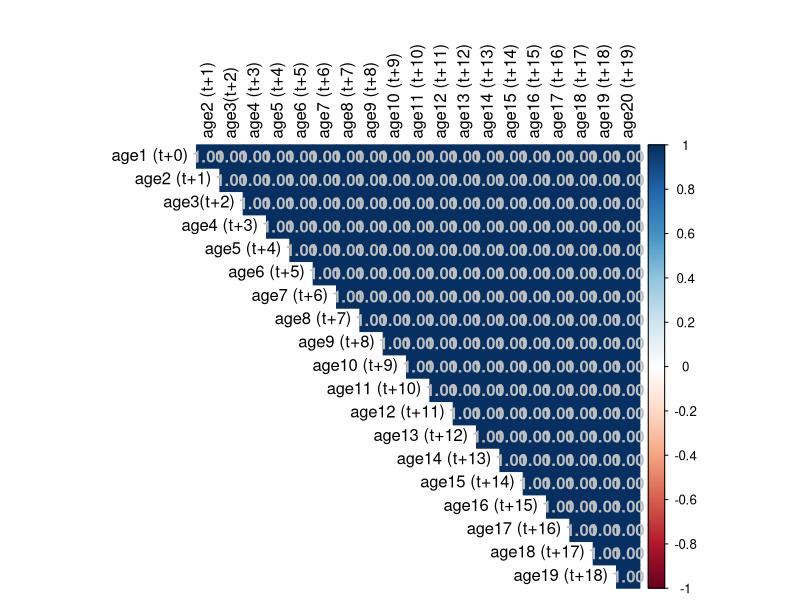
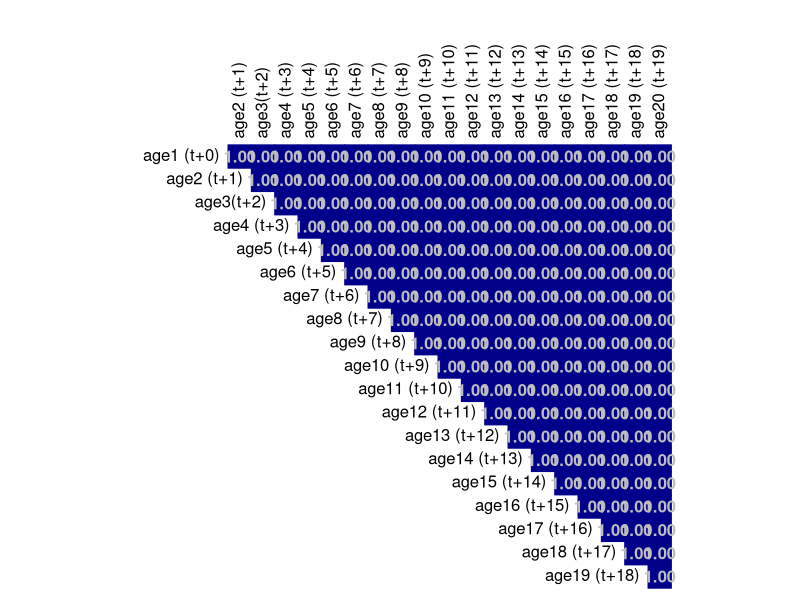
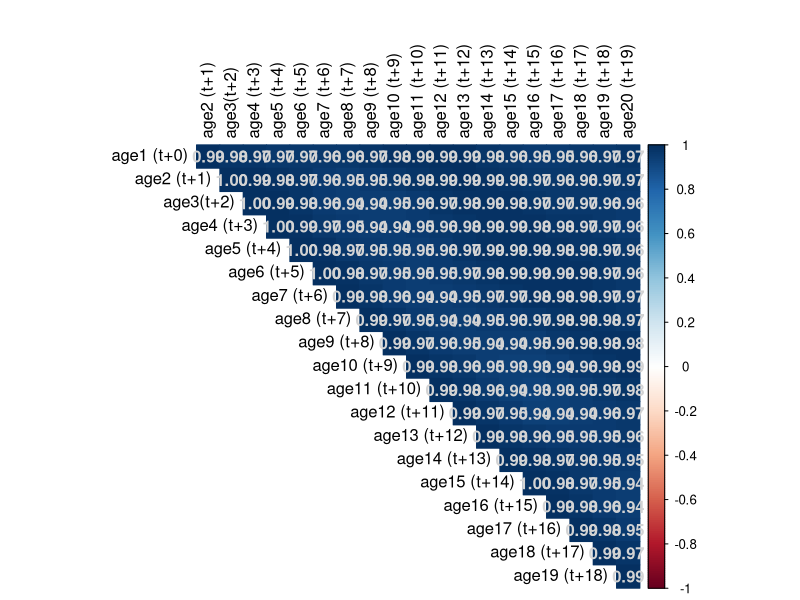
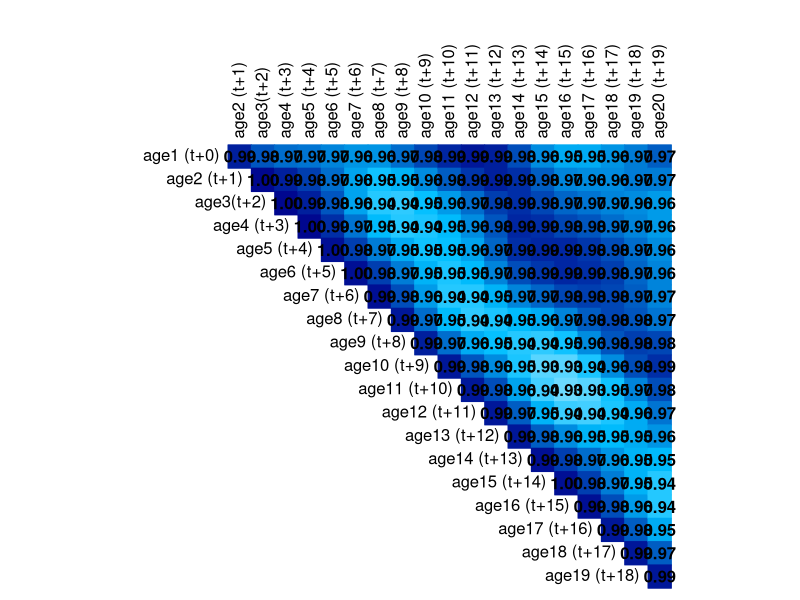
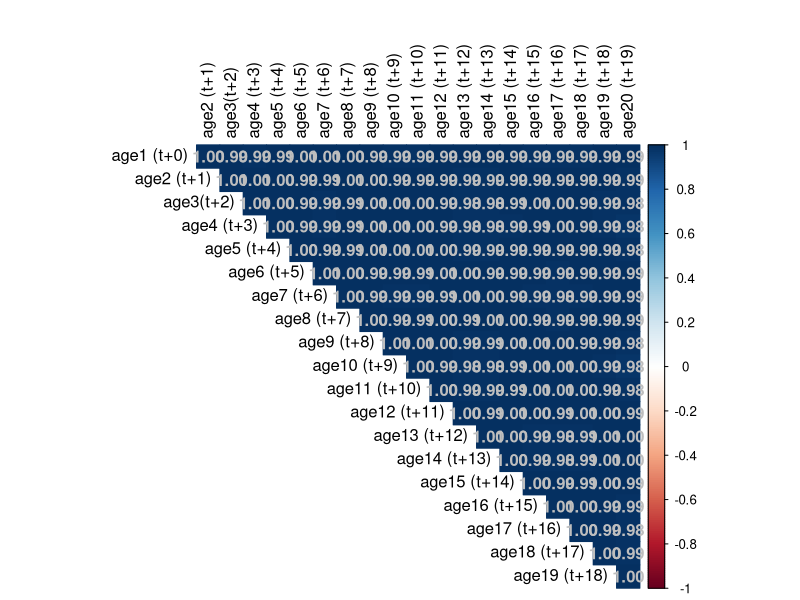
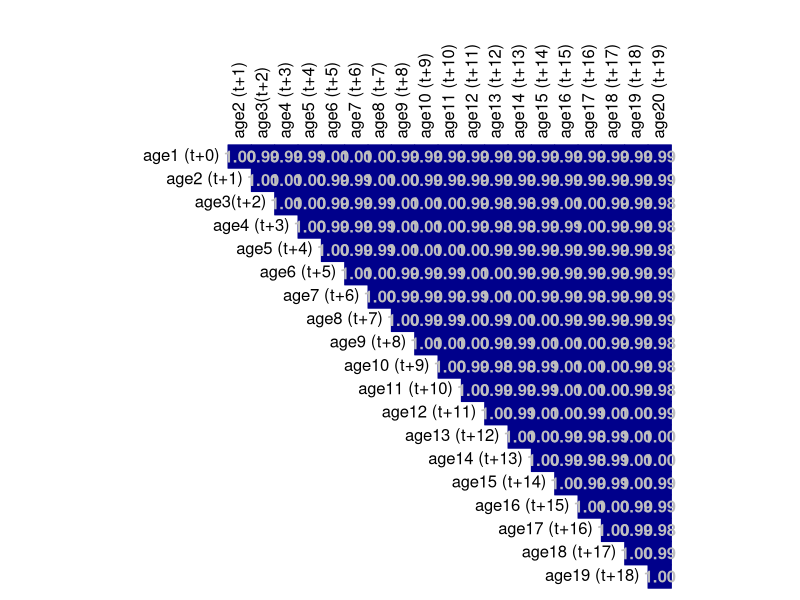
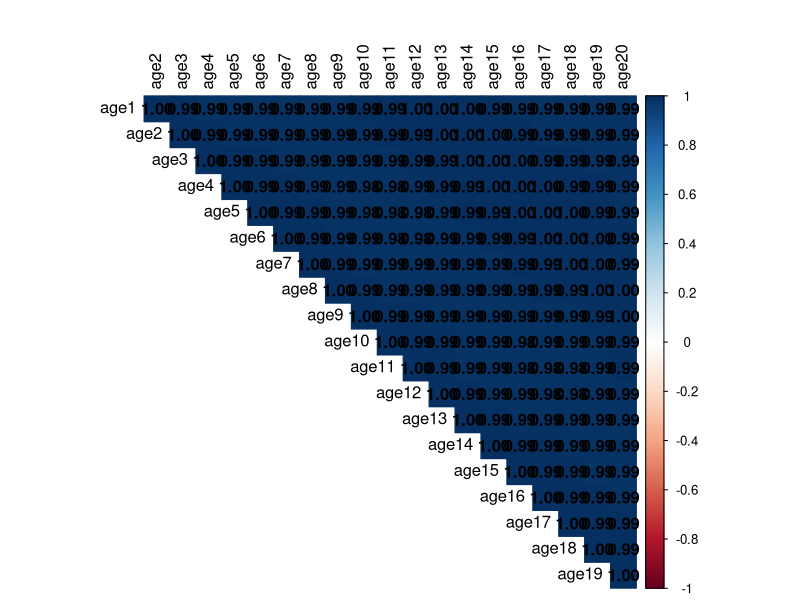
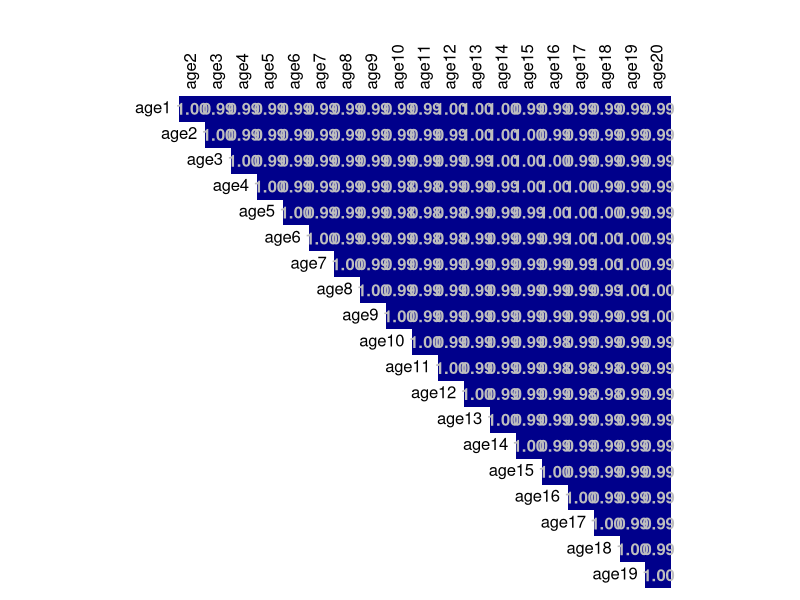

Source code (R) for these figures, in order:
### dynamic rho visualization ####
### 
### created 8/17/22 to visualize the outputs from dyrho_parallel.R
### this is only the simulated corrplots for lagged correlation and dynamic rho correlation
### the empirical plots are in the empirical_analysis.Rmd script
### 

# load packages
library(dplyr)
library(tidyverse)
library(purrr)
library(ggplot2)
library(corrplot)
library(RColorBrewer)
library(viridisLite)

######################import the data#####################################################################################
dystats <-read.csv("pairwise_rho_outputs/dyrho_sim_stats.csv",header=T)
lagcorstats<-read.csv("pairwise_rho_outputs/lagged_correlation_sim_stats.csv",header=T)
dyrho_matrix <-read.csv("pairwise_rho_outputs/dyrho_supermatrices.csv",header=T)
lagcor_matrix <-read.csv("pairwise_rho_outputs/lagged_correlation_supermatrices.csv",header=T)


########################## SUMMARY STATISTICS #################################################################################
sumstats_dy <-dystats %>%group_by(sim)%>% summarize(mn=mean(mean), sem =sd(mean), msd=mean(sd_dyrho))
sumstats_dy 

sumstats_lagcor <-lagcorstats %>%group_by(sim)%>% summarize(mn=mean(mean_pairwisedist), sem =sd(mean_pairwisedist), msd=mean(sd_pairwisedist))
sumstats_lagcor 

######################## LAGGED CORRELATION CORRPLOT #########################################################################
lagged_ages <-c("age1 (t+0)", "age2 (t+1)","age3(t+2)","age4 (t+3)","age5 (t+4)","age6 (t+5)","age7 (t+6)","age8 (t+7)",
                "age9 (t+8)","age10 (t+9)","age11 (t+10)","age12 (t+11)","age13 (t+12)","age14 (t+13)","age15 (t+14)",
                "age16 (t+15)","age17 (t+16)","age18 (t+17)","age19 (t+18)","age20 (t+19)")

##export as .png with height =1000 and width = 1000##

### SIM I #############
lcm1 <-filter(lagcor_matrix, sim=="I")%>%select(-sim,-X)%>%as.matrix()
colnames(lcm1)<-lagged_ages
rownames(lcm1)<-lagged_ages
corrplot(lcm1, type="upper", method="color", title="", mar=c(0,0,2,0), addCoef.col = 'grey', diag=F,tl.col = "black")
#rescale
corrplot(lcm1, type="upper", method="color", title="", mar=c(0,0,2,0), 
         addCoef.col = 'grey', 
         diag=F,tl.col = "black",is.corr = T, col.lim = c(0.9, 1.0),
         #col=colorRampPalette(c("white","navy"),alpha=FALSE,space = "Lab")(50))
         col = colorRampPalette(c("white", "deepskyblue", "blue4"))(50),cl.pos="n")


### SIM II ##############
lcm2 <-filter(lagcor_matrix, sim=="II")%>%select(-sim,-X)%>%as.matrix()
colnames(lcm2)<-lagged_ages
rownames(lcm2)<-lagged_ages
corrplot(lcm2, type="upper", method="color", title="", mar=c(0,0,2,0), addCoef.col = 'light grey', diag=F,tl.col = "black")
#rescale
corrplot(lcm2, type="upper", method="color", title="", mar=c(0,0,2,0), 
         addCoef.col = 'black', 
         diag=F,tl.col = "black",is.corr = F, col.lim = c(0.9, 1.0),
         #col=colorRampPalette(c("white","navy"),alpha=FALSE,space = "Lab")(50))
         col = colorRampPalette(c("white", "deepskyblue", "blue4"))(50),cl.pos="n")



### SIM III ################
lcm3 <-filter(lagcor_matrix, sim=="III")%>%select(-sim,-X)%>%as.matrix()
colnames(lcm3)<-lagged_ages
rownames(lcm3)<-lagged_ages
corrplot(lcm3, type="upper", method="color", title="", mar=c(0,0,2,0), addCoef.col = 'grey', diag=F,tl.col = "black")
#rescale
corrplot(lcm3, type="upper", method="color", title="", mar=c(0,0,2,0), 
         addCoef.col = 'grey', 
         diag=F,tl.col = "black",is.corr = T, col.lim = c(0.9, 1.0),
         #col=colorRampPalette(c("white","navy"),alpha=FALSE,space = "Lab")(50))
         col = colorRampPalette(c("white", "deepskyblue", "blue4"))(50),cl.pos="n")


######################## DYNAMIC RHO CORRPLOT #########################################################################
rho_ages <-c("age1","age2","age3","age4","age5","age6","age7","age8","age9","age10","age11","age12","age13","age14","age15",
             "age16","age17","age18","age19","age20")

##export as .png with height =1000 and width = 1000##


### SIM I #############
drm1 <-filter(dyrho_matrix, sim=="I")%>%select(-sim,-X)%>%as.matrix()
colnames(drm1)<-rho_ages
rownames(drm1)<-rho_ages
corrplot(drm1, type="upper", method="color", title="", mar=c(0,0,2,0), addCoef.col = 'black', diag=F,tl.col = "black",is.corr = TRUE)
#rescaled
corrplot(drm1, type="upper", method="shade", title="", mar=c(0,0,2,0), 
         addCoef.col = 'grey', 
         diag=F,tl.col = "black",is.corr = T, 
         col.lim = c(0.9, 1.0),
        #col=colorRampPalette(c("white","navy"),alpha=FALSE)(50))
col = colorRampPalette(c("white", "deepskyblue", "blue4"), alpha=F)(50),cl.pos="n")


### SIM II #############
drm2 <-filter(dyrho_matrix, sim=="II")%>%select(-sim,-X)%>%as.matrix()
colnames(drm2)<-rho_ages
rownames(drm2)<-rho_ages
corrplot(drm2, type="upper", method="color", title="", mar=c(0,0,2,0), addCoef.col = 'black', diag=F,tl.col = "black",is.corr = TRUE)
#rescaled
corrplot(drm2, type="upper", method="color", title="", mar=c(0,0,2,0), 
         addCoef.col = 'black', 
         diag=F,tl.col = "black",is.corr = F, col.lim = c(0.9, 1.0),
         #col=colorRampPalette(c("white","navy"),alpha=FALSE,space = "Lab")(50))
         col = colorRampPalette(c("white", "deepskyblue", "blue4"))(50),cl.pos="n")



### SIM III #############
drm3 <-filter(dyrho_matrix, sim=="III")%>%select(-sim,-X)%>%as.matrix()
colnames(drm3)<-rho_ages
rownames(drm3)<-rho_ages
corrplot(drm3, type="upper", method="color", title="", mar=c(0,0,2,0), addCoef.col = 'black', diag=F,tl.col = "black",is.corr = TRUE)
#rescaled
corrplot(drm3, type="upper", method="color", title="", mar=c(0,0,2,0), 
         addCoef.col = 'black', 
         diag=F,tl.col = "black",is.corr = F, col.lim = c(0.9, 1.0),
         #col=colorRampPalette(c("white","navy"),alpha=FALSE,space = "Lab")(50))
         col = colorRampPalette(c("white", "deepskyblue", "blue4"))(50),cl.pos="n")

